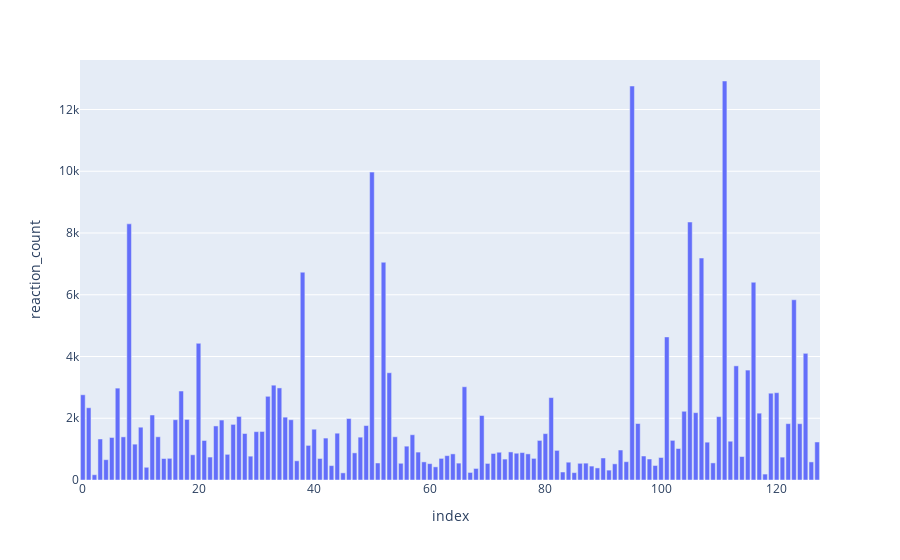

The cell this chart's notebook holds for it:
### Markdown cell above
## 3.2 Cảm xúc trong hơn 100 bài mới nhất

### Code cell
px.bar(clean_df, y='reaction_count').show()

### Figure 1 — Plotly figure (JSON) as saved in the notebook; plotly's stock layout.template omitted (floating-point values rounded to 4 significant figures)
{"data": [{"alignmentgroup": "True", "hovertemplate": "index=%{x}<br>reaction_count=%{y}<extra></extra>", "legendgroup": "", "marker": {"color": "#636efa", "pattern": {"shape": ""}}, "name": "", "offsetgroup": "", "orientation": "v", "showlegend": false, "textposition": "auto", "type": "bar", "x": [0, 1, 2, 3, 4, 5, 6, 7, 8, 9, 10, 11, 12, 13, 14, 15, 16, 17, 18, 19, 20, 21, 22, 23, 24, 25, 26, 27, 28, 29, 30, 31, 32, 33, 34, 35, 36, 37, 38, 39, 40, 41, 42, 43, 44, 45, 46, 47, 48, 49, 50, 51, 52, 53, 54, 55, 56, 57, 58, 59, 60, 61, 62, 63, 64, 65, 66, 67, 68, 69, 70, 71, 72, 73, 74, 75, 76, 77, 78, 79, 80, 81, 82, 83, 84, 85, 86, 87, 88, 89, 90, 91, 92, 93, 94, 95, 96, 97, 98, 99, 100, 101, 102, 103, 104, 105, 106, 107, 108, 109, 110, 111, 112, 113, 114, 115, 116, 117, 118, 119, 120, 121, 122, 123, 124, 125, 126, 127], "xaxis": "x", "y": [2760, 2340, 171, 1329, 658, 1377, 2976, 1397, 8297, 1161, 1710, 412, 2105, 1400, 696, 702, 1952, 2882, 1962, 817, 4427, 1280, 743, 1751, 1942, 831, 1801, 2058, 1506, 772, 1566, 1572, 2711, 3071, 2982, 2036, 1951, 622, 6731, 1121, 1645, 697, 1358, 466, 1516, 231, 1990, 879, 1388, 1763, 9972, 551, 7053, 3474, 1400, 542, 1096, 1466, 904, 587, 530, 426, 700, 789, 846, 547, 3020, 245, 374, 2089, 537, 859, 899, 678, 909, 867, 888, 846, 700, 1282, 1502, 2669, 959, 259, 577, 239, 541, 546, 451, 392, 713, 320, 524, 971, 593, 12761, 1829, 777, 680, 470, 729, 4634, 1284, 1020, 2226, 8356, 2181, 7189, 1225, 554, 2053, 12923, 1256, 3697, 760, 3560, 6405, 2165, 192, 2811, 2828, 741, 1825, 5837, 1824, 4103, 586, 1231], "yaxis": "y"}], "layout": {"barmode": "relative", "legend": {"tracegroupgap": 0}, "margin": {"t": 60}, "xaxis": {"anchor": "y", "domain": [0, 1], "title": {"text": "index"}}, "yaxis": {"anchor": "x", "domain": [0, 1], "title": {"text": "reaction_count"}}}}
